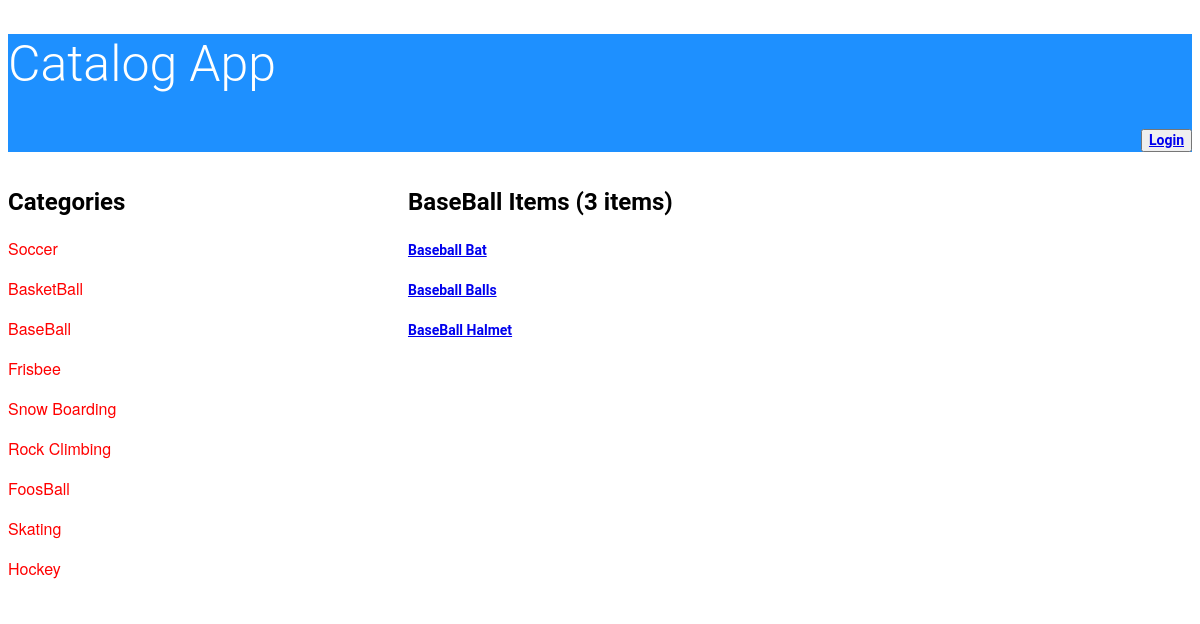
Before: /catalog/BaseBall/items with the older database file.
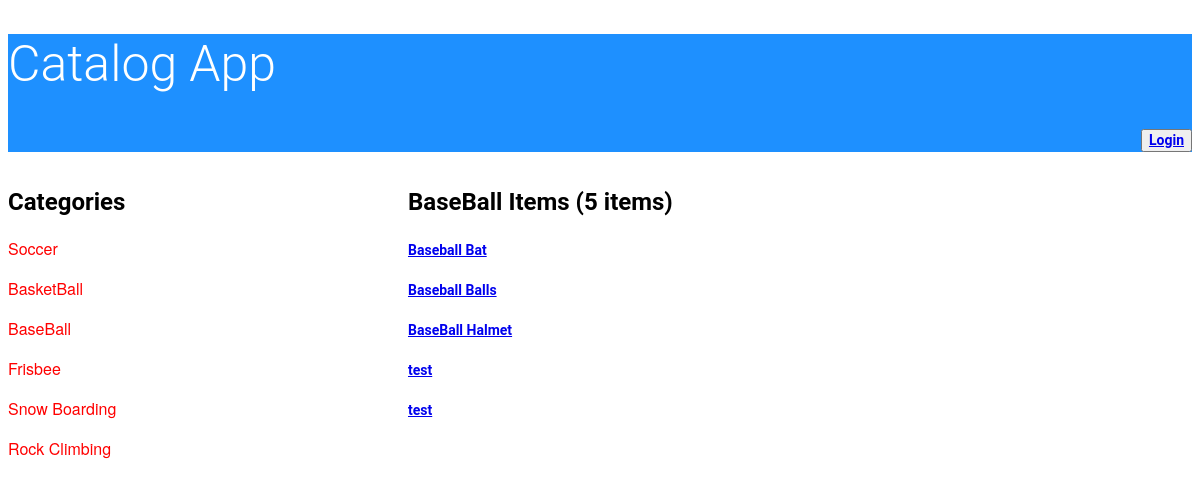
After: the same page with the newer database file.
### database_setup.py (models this page shows, shortened)
class Category(Base):
    __tablename__ = 'category'
    id = Column(Integer, primary_key=True)
    name = Column(String(250), nullable=False)

class Items(Base):
    __tablename__ = 'items'
    title = Column(String(80), nullable = False)
    id = Column(Integer, primary_key = True)
    description = Column(String(250))
    category_id = Column(Integer,ForeignKey('category.id'))
    category = relationship(Category)
    user_id = Column(Integer,ForeignKey('user.id'))
    user = relationship(User)

### application.py (the view)
@app.route('/<string:name>/items')
@app.route('/catalog/<string:name>/items')
def showCategoryitems(name):
    categoryitems = session.query(Category).all()
    category = session.query(Category).filter(name == Category.name).one()
    showitemCount = session.query(
        Items.id).join(Category).filter(
        name == Category.name).count()
    showListcategoryitems = session.query(
        Items.title, Category.name).join(Category).filter(
        name == Category.name)
    print(showListcategoryitems)
    print(showitemCount)
    return render_template(
        'category.html',
        showitemCount=showitemCount,
        categoryitems=categoryitems,
        category=category,
        showListcategoryitems=showListcategoryitems)

### templates/category.html
<!DOCTYPE html>
<html>
<head>
  <link rel=stylesheet type=text/css href="{{ url_for('static', filename='styles.css') }}">
</head>
<body>
<header>
 <h1>Catalog App</h1>
 <p align="right">
 <button class="login-button" type="button" class="btn btn-primary btn-lg">
		<a href={{url_for('showLogin')}}>Login</a>
            </button>
</p>
</header>
<div id = "wrap">
<div class ="left">
<h2>Categories</h2>
{% for i in categoryitems %}
<div>
  <p> {{i.name}}</p>
</div>
{% endfor %}
</div>
<div class = "right">
<h2>{{category.name}} Items ({{showitemCount}} items)</h2>
	{% for i in showListcategoryitems %}
<div>
  <p> <a href={{url_for('showitemdescrpition',name=i.name,title = i.title )}}>{{i.title}}</a></p>
</div>
{% endfor %}
</div>
</body>
</html>

Changed rows visible on the page:
removed Category: name "FoosBall"
removed Category: name "Skating"
removed Category: name "Hockey"
added Items: title "test"
added Items: title "test"
Other visible differences:
{{ showitemCount }}: "3" → "5"
